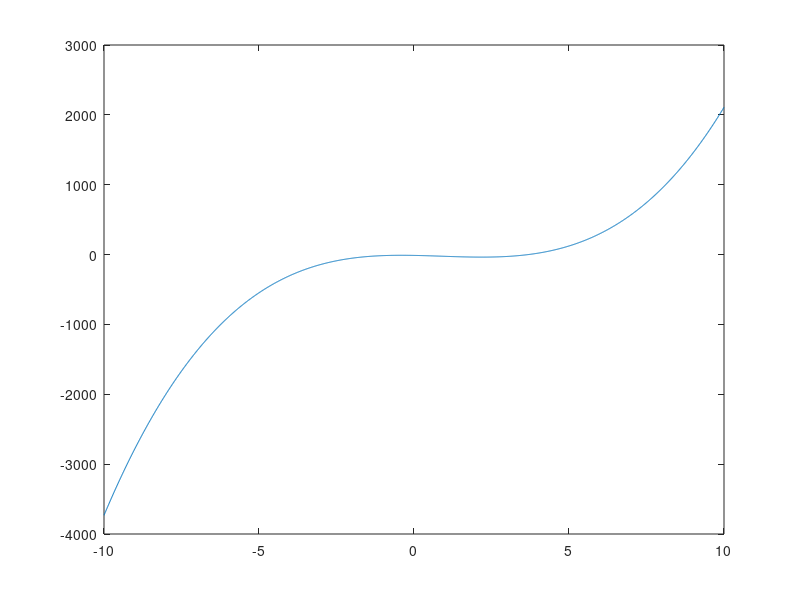

Write the MATLAB code that produced this figure.
f = @(x) 3.*x.^3 - 8.*x.^2 - 8.*x -12;
ff = @(x) 9.*x.^2-16.*x-8;
g = @(x) x -f(x)/ff(x);
x1 = 3.5;
x2 = g(x1);

result = zeros(20,1);
result(1) = x1;
for i = 1:20000
    x1 = x2;
    result(i+1) = x1;
    x2 = g(x1)
%     if(abs(x2-x1)<1e-4)
%         break
%     end
end

x = [-10:0.01:10];
y = feval(f,x);
plot(x,y)